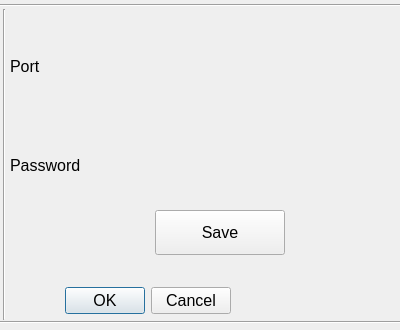
<?xml version="1.0" encoding="UTF-8"?>
<ui version="4.0">
 <class>CDlgVNC</class>
 <widget class="QDialog" name="CDlgEnrollPrint">
  <property name="geometry">
   <rect>
    <x>0</x>
    <y>0</y>
    <width>400</width>
    <height>330</height>
   </rect>
  </property>
  <property name="font">
   <font>
    <pointsize>12</pointsize>
   </font>
  </property>
  <property name="windowTitle">
   <string>Dialog</string>
  </property>
     <widget class="QPushButton" name="btnResetVNC">
       <property name="geometry">
	 <rect>
	   <x>155</x>
	   <y>210</y>
	   <width>130</width>
	   <height>45</height>
	 </rect>
       </property>
       <property name="text">
	 <string>Save</string>
       </property>
     </widget>
  <widget class="QDialogButtonBox" name="buttonBox">
   <property name="geometry">
    <rect>
     <x>10</x>
     <y>280</y>
     <width>221</width>
     <height>41</height>
    </rect>
   </property>
   <property name="orientation">
    <enum>Qt::Horizontal</enum>
   </property>
   <property name="standardButtons">
    <set>QDialogButtonBox::Cancel|QDialogButtonBox::Ok</set>
   </property>
  </widget>
  <widget class="Line" name="line">
   <property name="geometry">
    <rect>
     <x>0</x>
     <y>314</y>
     <width>611</width>
     <height>16</height>
    </rect>
   </property>
   <property name="orientation">
    <enum>Qt::Horizontal</enum>
   </property>
  </widget>
  <widget class="Line" name="line_2">
   <property name="geometry">
    <rect>
     <x>0</x>
     <y>-3</y>
     <width>611</width>
     <height>16</height>
    </rect>
   </property>
   <property name="orientation">
    <enum>Qt::Horizontal</enum>
   </property>
  </widget>
  <widget class="Line" name="line_3">
   <property name="geometry">
    <rect>
     <x>-6</x>
     <y>9</y>
     <width>20</width>
     <height>311</height>
    </rect>
   </property>
   <property name="orientation">
    <enum>Qt::Vertical</enum>
   </property>
  </widget>
  <widget class="Line" name="line_4">
   <property name="geometry">
    <rect>
     <x>595</x>
     <y>8</y>
     <width>20</width>
     <height>311</height>
    </rect>
   </property>
   <property name="orientation">
    <enum>Qt::Vertical</enum>
   </property>
  </widget>
  <widget class="QWidget" name="layoutWidget">
   <property name="geometry">
    <rect>
     <x>10</x>
     <y>20</y>
     <width>201</width>
     <height>191</height>
    </rect>
   </property>
   <layout class="QVBoxLayout" name="verticalLayout">
   <item>
     <widget class="QLabel" name="lPort">
      <property name="text">
       <string>Port</string>
      </property>
     </widget>
    </item>
    <item>
     <widget class="QLabel" name="lPassword">
      <property name="text">
       <string>Password</string>
      </property>
     </widget>
    </item>
   </layout>
  </widget>
  <widget class="QWidget" name="layoutWidget">
   <property name="geometry">
    <rect>
     <x>210</x>
     <y>20</y>
     <width>371</width>
     <height>191</height>
    </rect>
   </property>
   <layout class="QVBoxLayout" name="verticalLayout_2">
    <item>
     <widget class="CClickableLabel" name="lblVNCPort">
      <property name="font">
       <font>
        <underline>true</underline>
       </font>
      </property>
      <property name="text">
       <string/>
      </property>
     </widget>
    </item>
     <item>
     <widget class="CClickableLabel" name="lblPassword">
      <property name="font">
       <font>
        <underline>true</underline>
       </font>
      </property>
      <property name="text">
       <string/>
      </property>
      <property name="textInteractionFlags">
       <set>Qt::LinksAccessibleByMouse</set>
      </property>
     </widget>
     </item>
   </layout>
  </widget>
 </widget>
 <customwidgets>
  <customwidget>
   <class>CClickableLabel</class>
   <extends>QLabel</extends>
   <header>clickablelabel.h</header>
  </customwidget>
 </customwidgets>
 <resources/>
 <connections>
  <connection>
   <sender>buttonBox</sender>
   <signal>accepted()</signal>
   <receiver>CDlgVNC</receiver>
   <slot>accept()</slot>
   <hints>
    <hint type="sourcelabel">
     <x>248</x>
     <y>254</y>
    </hint>
    <hint type="destinationlabel">
     <x>157</x>
     <y>274</y>
    </hint>
   </hints>
  </connection>
  <connection>
   <sender>buttonBox</sender>
   <signal>rejected()</signal>
   <receiver>CDlgVNC</receiver>
   <slot>reject()</slot>
   <hints>
    <hint type="sourcelabel">
     <x>316</x>
     <y>260</y>
    </hint>
    <hint type="destinationlabel">
     <x>286</x>
     <y>274</y>
    </hint>
   </hints>
  </connection>
 </connections>
</ui>
